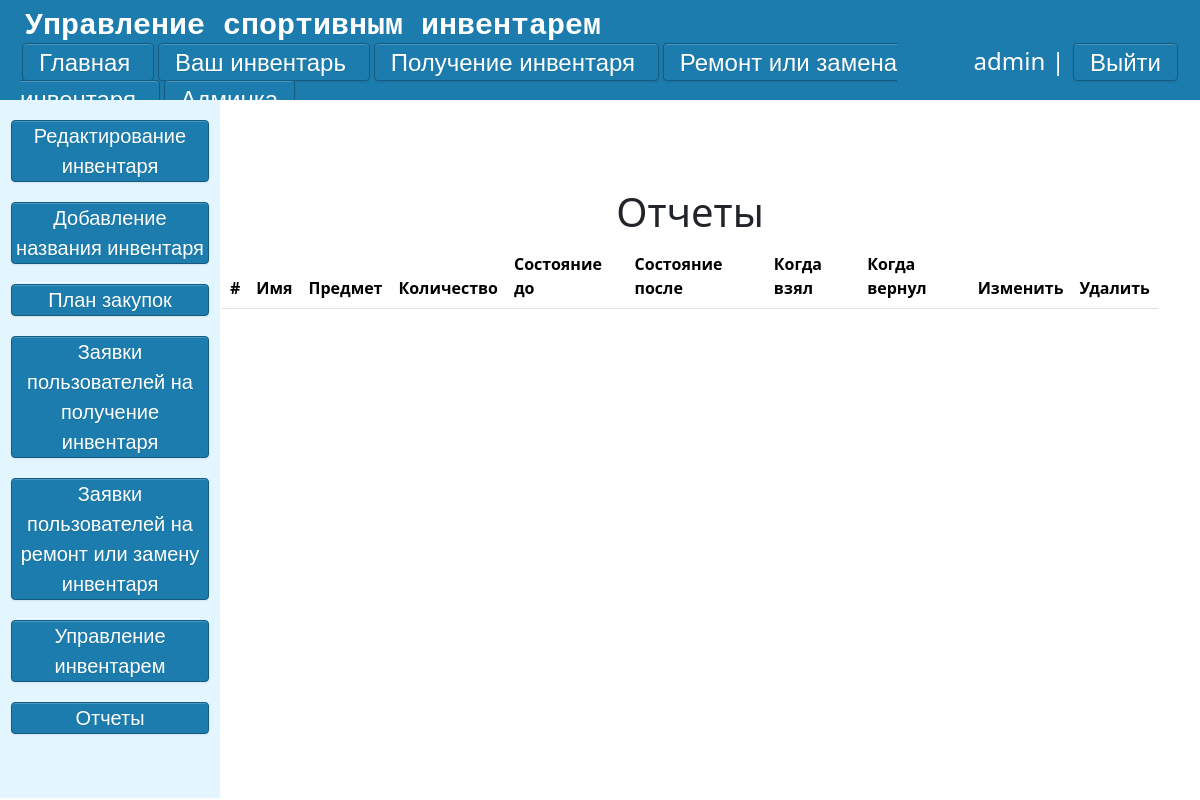
/console/history/ (signed in), run on an earlier commit of the app's database.
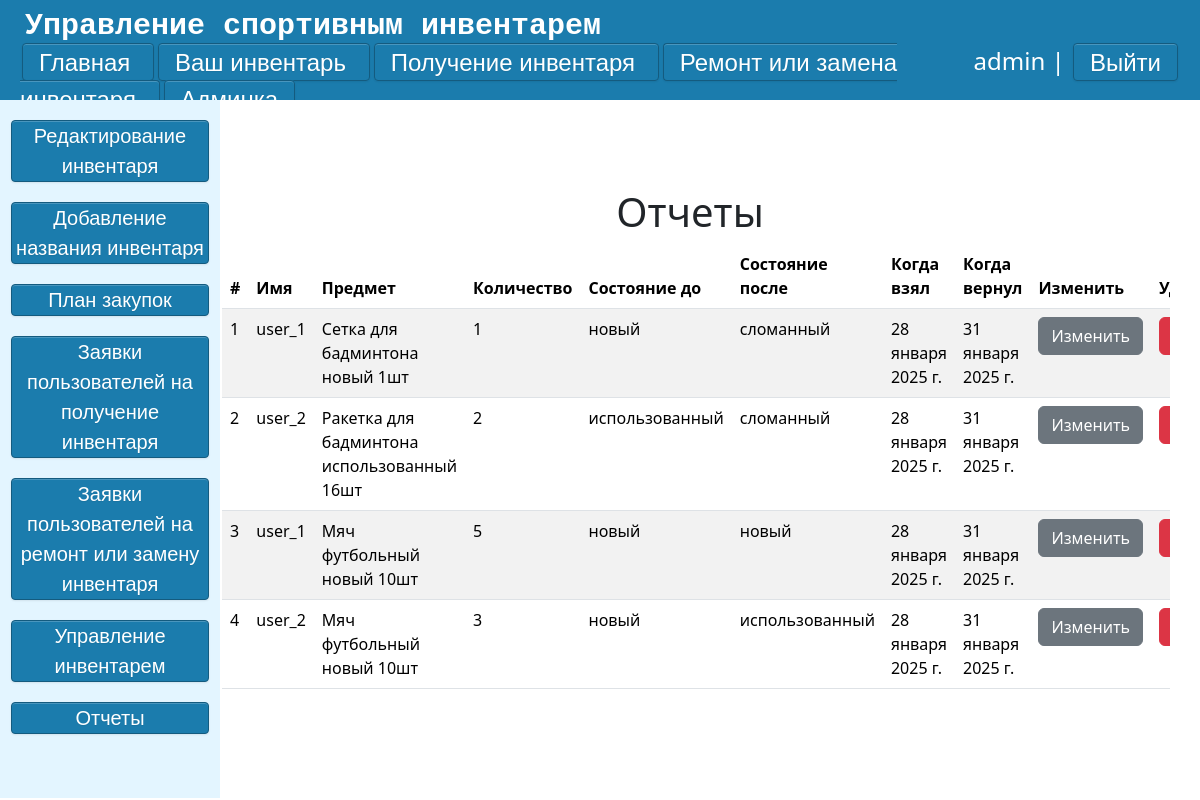
And on a later commit of the database.
### main/models.py (models this page shows, shortened)
class History(models.Model):
    CONDITION_CHOICES = [
        ('новый', 'новый'),
        ('использованный', 'использованный'),
        ('сломанный', 'сломанный'),
    ]
    User = models.CharField(max_length=255,null=True, blank=True)
    Rent = models.ForeignKey('Goods',on_delete=models.CASCADE,verbose_name='Предмет',null=True, blank=True)
    Count = models.CharField(max_length=255,verbose_name='Количество',null=True, blank=True)
    condition_before =models.CharField('Состояние до', max_length=20, choices=CONDITION_CHOICES,null=True, blank=True)
    condition_after = models.CharField('Состояние после', max_length=20, choices=CONDITION_CHOICES,null=True, blank=True)
    rented_at = models.DateField('Взято', default=timezone.now)
    returned_at = models.DateField('Возвращено',null=True, blank=True)
    class Meta:
        verbose_name = "Отчет"
        verbose_name_plural = "Отчеты"
    def get_absolute_url(self):
        return reverse("Update_history", kwargs={"post_id": self.id})
    def get_absolute_url_del(self):
        return reverse("Delete_history", kwargs={"post_id": self.id})

class Goods(models.Model):
    CONDITION_CHOICES = [
        ('новый', 'новый'),
        ('использованный', 'использованный'),
        ('сломанный', 'сломанный'),
    ]
    goods = models.ForeignKey('Goods_Names',on_delete=models.CASCADE,null=True,verbose_name='Предмет')
    count = models.IntegerField('Количество', default=1,validators=[MinValueValidator(1)])
    rented_count = models.IntegerField('Взято', default=0,validators=[MinValueValidator(0)])
    condition = models.CharField('Состояние', max_length=20, choices=CONDITION_CHOICES)
    created_at = models.DateTimeField('Добавлено', default=timezone.now)
    updated_at = models.DateTimeField('Обновлено', auto_now=True)
    class Meta:
        verbose_name = "Инвентарь"
        verbose_name_plural = "Инвентарь"
    def __str__(self):
        return f"{self.goods} {self.condition} {self.count-self.rented_count}шт"

class Goods_Names(models.Model):
    name_of_good = models.CharField('Название', max_length=30)
    def __str__(self):
        return self.name_of_good
    class Meta:
        verbose_name = "Название инвентаря"
        verbose_name_plural = "Названия инвентаря"

### main/views.py (the view)
# urls.py: path('console/history/', views.history, name="history"),
def history(request):
    if request.user.is_superuser:
        h = (History.objects.all())
        return render(request, 'admin/history.html', {'h':h})
    else:
        return render(request, 'admin/Error.html')

### main/templates/admin/history.html (shortened to what this page needs)
{% extends 'admin/admin-layout.html' %}
{% block script %}
    <link rel="stylesheet" href="https://cdn.jsdelivr.net/npm/flatpickr/dist/flatpickr.min.css">
{% endblock %}
{% block content %}
    <div class="admin-form-edit-inventory">
        <div class="container mt-5">
                <h1>Отчеты</h1>
                    <table  class="table table-striped">
                      <thead>
                        <tr>
                            <th>#</th>
                            <th>Имя</th>
                            <th>Предмет</th>
                            <th>Количество</th>
                            <th>Состояние до</th>
                            <th>Состояние после</th>
                            <th>Когда взял</th>
                            <th>Когда вернул</th>
                            <th>Изменить</th>
                            <th>Удалить</th>
                        </tr>
                      </thead>
                      <tbody>
                      {% for el in h %}
                        <tr>
                            <td> {{ forloop.counter }}</td>
                            <td> {{el.User}}</td>
                            <td> {{el.Rent}}</td>
                            <td> {{el.Count}}</td>
                            <td> {{el.condition_before}}</td>
                            <td> {{el.condition_after}}</td>
                            <td> {{el.rented_at}}</td>
                            <td> {{el.returned_at}}</td>
                            <td><a class="btn btn-secondary" href="{{el.get_absolute_url}}">Изменить</a></td>
                            <td><a class="btn btn-danger" href="{{el.get_absolute_url_del}}" >Удалить</a></td>
                        </tr>
                        {% endfor %}
                    </table>
        </div>
    </div>
{% endblock %}

### main/templates/admin/admin-layout.html (shortened to what this page needs)
{% load static %}
<!DOCTYPE html>
<html lang="ru">
<head>
    <link rel="stylesheet" href="https://cdn.jsdelivr.net/npm/bootstrap@5.3.2/dist/css/bootstrap.min.css">
    <link rel="stylesheet" href="{% static 'main/css/css.css' %}">
    <link rel="stylesheet" href="{% static 'main/css/buttons.css' %}">
    {% block script %}
    {% endblock script%}
</head>
<body>
    <div class = "back">
        <div class = 'top'>
                <div class="logo2"><samp>Управление спортивным инвентарем</samp></div>
                <div class = 'lower'>
                    <div class="left-shortcuts">
                        <a href="{% url 'main' %}" class = 'btn3'> Главная </a>
                        <a href="{% url 'my' %}" class = 'btn3'> Ваш инвентарь </a>
                        <a href="{% url 'application-get' %}" class = 'btn3'> Получение инвентаря </a>
                        <a href="{% url 'application-repair' %}" class = 'btn3'> Ремонт или замена инвентаря </a>
                        {% if request.user.is_superuser %}
                        <a href="{% url 'console' %}" class = 'btn3'> Админка </a>
                        {% endif %}
                    </div>
                    <div class="right-shortcuts">
                        {% if request.user.is_authenticated %}
                            <li class="last"> {{user.username}} | <a href="{% url 'logout' %}" class="btn3">Выйти</a></li>
                        {% else %}
                            <li class="last"><a href="register" class="btn3"> Регистрация</a>  <a href="login" class="btn3"> Войти </a></li>
                        {% endif %}
                    </div>
                </div>
        </div>
        <div class ="admin-content">
            <div class="side-bar">
                <a href="{% url 'edit_inventory' %}" class = 'btn4'> Редактирование инвентаря </a>
                <a href="{% url 'new_name_inventory' %}" class = 'btn4'> Добавление названия инвентаря </a>
                <a href="{% url 'purchase_plan' %}" class = 'btn4'> План закупок </a>
                <a href="{% url 'Request_for_receipt_inventory' %}" class = 'btn4'> Заявки пользователей на получение инвентаря</a>
                <a href="{% url 'Request_for_repair_inventory' %}" class = 'btn4'> Заявки пользователей на ремонт или замену инвентаря </a>
                <a href="{% url 'Inventory_management' %}" class = 'btn4'> Управление инвентарем </a>
                <a href="{% url 'history' %}" class = 'btn4'> Отчеты </a>
            </div>
            <div class="right-content">
                {% block content  %}
                {% endblock %}
            </div>
        </div>
    </div>
</body>
</html>

### main/static/main/css/css.css (style rules this page uses)
body { height: 100vh; width: 100vw; }
.top { display: grid; place-items: left; background: #1B7CAD; width: 100%; height: 100px; overflow: auto; }
.lower { display: grid; grid-template-columns: 80% 20%; padding: 10px width: 100%; padding-left: 20px; padding-right: 20px; font-size: 24px; margin-top: -6px; }
.back { height: 100%; width: 100%; overflow: auto; }
.logo2 { font-size: 30px; margin-left: 25px; font-weight: bold; color: #fff; }
.last { float:right; color: #fff; }
h1 { text-align: center; }
li { list-style-type: none; }
.side-bar { width: 220px; background: #e3f5ff; overflow: auto; font-size: 20px; }
.admin-content { display: grid; grid-template-columns: 210px 80vw; height: 87.3% }
.right-content { width: 100%; margin-top: 40px; margin-right: auto; margin-left: auto; overflow: auto; }

### main/static/main/css/buttons.css (style rules this page uses)
a.btn3 { border-radius: 4px; -webkit-box-shadow: inset 0 1px 0 rgba(255, 255, 255, 0.2), 0 1px 2px rgba(0, 0, 0, 0.08); -moz-box-shadow: inset 0 1px 0 rgba(255, 255, 255, 0.2), 0 1px 2px rgba(0, 0, 0, 0.08); box-shadow: inset 0 1px 0 rgba(255, 255, 255, 0.2), 0 1px 2px rgba(0, 0, 0, 0.08); color: #fff; width: auto; text-align: center; font-family: Arial, Helvetica, sans-serif; padding: 4.5px 16px; margin: 20px 2px; text-decoration: none; text-shadow: 0 1px 1px rgba(0, 0, 0, 0.075); -webkit-transition: background-color 0.1s linear; -moz-transition: background-color 0.1s linear; -o-transition: background-color 0.1s linear; transition: background-color 0.1s linear; background-color: rgb( 27, 124, 173 ); border: 1px solid rgb( 20, 91, 127 ); }
a.btn4 { border-radius: 4px; -webkit-box-shadow: inset 0 1px 0 rgba(255, 255, 255, 0.2), 0 1px 2px rgba(0, 0, 0, 0.08); -moz-box-shadow: inset 0 1px 0 rgba(255, 255, 255, 0.2), 0 1px 2px rgba(0, 0, 0, 0.08); box-shadow: inset 0 1px 0 rgba(255, 255, 255, 0.2), 0 1px 2px rgba(0, 0, 0, 0.08); color: #fff; display:block; width:90%; margin: 20px auto; text-align: center; font-family: Arial, Helvetica, sans-serif; text-decoration: none; text-shadow: 0 1px 1px rgba(0, 0, 0, 0.075); -webkit-transition: background-color 0.1s linear; -moz-transition: background-color 0.1s linear; -o-transition: background-color 0.1s linear; transition: background-color 0.1s linear; background-color: rgb( 27, 124, 173 ); border: 1px solid rgb( 20, 91, 127 ); }

What changed in the data, as far as the page shows it:
added History: User "user_1", Rent "Сетка для бадминтона новый 1шт", Count "1", condition_before "новый", condition_after "сломанный", rented_at "28 января 2025 г.", returned_at "31 января 2025 г."
added History: User "user_2", Rent "Ракетка для бадминтона использованный 16шт", Count "2", condition_before "использованный", condition_after "сломанный", rented_at "28 января 2025 г.", returned_at "31 января 2025 г."
added History: User "user_1", Rent "Мяч футбольный новый 10шт", Count "5", condition_before "новый", condition_after "новый", rented_at "28 января 2025 г.", returned_at "31 января 2025 г."
added History: User "user_2", Rent "Мяч футбольный новый 10шт", Count "3", condition_before "новый", condition_after "использованный", rented_at "28 января 2025 г.", returned_at "31 января 2025 г."
